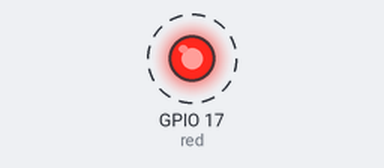
This program was run on a simulated Raspberry Pi (BCM pin numbers). Shown: output pins drawn as LEDs (lit = HIGH). Dashed ring = blinking. What the program prints to the terminal is not drawn.

Above: at 0.5 s.
Timing chart, 0 to 4.6 s (numbered marks = the images above):
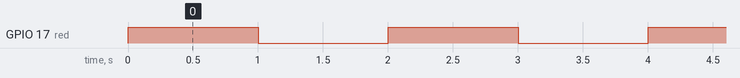

Measured:
- by itself, GPIO 17 (red): alternates HIGH for 1.0 s and LOW for 1.0 s

The program:

stoplight.py
```python
from gpiozero import LED
from time import sleep

red = LED(17)

try:
    while True:
        red.on()
        print("Red Light On")
        sleep(1)
        red.off()
        print("Red Light Off")
        sleep(1)
except KeyboardInterrupt:
    red.off()
    print("Program Ended")
```
